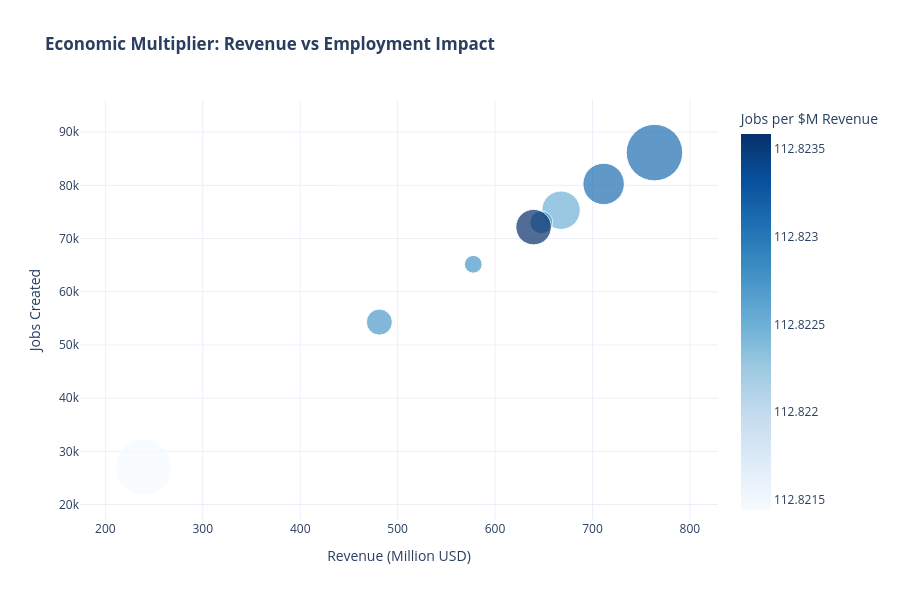

Here is the notebook cell this chart was saved with:
### Markdown cell above
## 5. Economic Multiplier Analysis

### Code cell
# Calculate economic efficiency metrics
efficiency_data = cities.copy()
efficiency_data['Jobs_per_Million_Revenue'] = efficiency_data['Estimated_Jobs'] / efficiency_data['Estimated_Revenue_Millions']

# Scatter plot: Revenue vs Jobs
fig = px.scatter(
    efficiency_data.nlargest(15, 'Estimated_Revenue_Millions'),
    x='Estimated_Revenue_Millions',
    y='Estimated_Jobs',
    size='Urban_Population_Millions',
    color='Jobs_per_Million_Revenue',
    hover_name='City',
    hover_data={
        'Estimated_Revenue_Millions': ':.0f',
        'Estimated_Jobs': ':.0f',
        'Urban_Population_Millions': ':.1f',
        'Jobs_per_Million_Revenue': ':.0f'
    },
    title='<b>Economic Multiplier: Revenue vs Employment Impact</b>',
    labels={
        'Estimated_Revenue_Millions': 'Revenue (Million USD)',
        'Estimated_Jobs': 'Jobs Created',
        'Urban_Population_Millions': 'Population',
        'Jobs_per_Million_Revenue': 'Jobs per $M Revenue'
    },
    color_continuous_scale='Blues',
    size_max=40
)

fig.update_traces(
    marker=dict(
        line=dict(width=1, color='white')
    )
)

fig.update_layout(
    height=600,
    template='plotly_white',
    hovermode='closest'
)

fig.show()
fig.write_html('../data/processed/05_economic_multiplier.html')
print("✅ Economic multiplier analysis saved!")

### Figure 1 — Plotly figure (JSON) as saved in the notebook; plotly's stock layout.template omitted (floating-point values rounded to 4 significant figures)
{"data": [{"customdata": [[13.2, 112.8], [7.1, 112.8], [6.1, 112.8], [2.15, 112.8], [5.2, 112.8], [1.3, 112.8], [2.8, 112.8], [13.2, 112.8]], "hovertemplate": "<b>%{hovertext}</b><br><br>Revenue (Million USD)=%{x:.0f}<br>Jobs Created=%{y:.0f}<br>Population=%{customdata[0]:.1f}<br>Jobs per $M Revenue=%{marker.color:.0f}<extra></extra>", "hovertext": ["Los Angeles", "Houston", "Atlanta", "Kansas City", "Monterrey", "New Orleans", "Las Vegas", "Los Angeles"], "legendgroup": "", "marker": {"color": [112.8, 112.8, 112.8, 112.8, 112.8, 112.8, 112.8, 112.8], "coloraxis": "coloraxis", "line": {"color": "white", "width": 1}, "size": [13.2, 7.1, 6.1, 2.15, 5.2, 1.3, 2.8, 13.2], "sizemode": "area", "sizeref": 0.00825, "symbol": "circle"}, "mode": "markers", "name": "", "orientation": "v", "showlegend": false, "type": "scatter", "x": [763.6, 711.5, 667.7, 647.5, 639.5, 577.6, 481.3, 239.2], "xaxis": "x", "y": [86157, 80269, 75332, 73053, 72154, 65170, 54297, 26985], "yaxis": "y"}], "layout": {"coloraxis": {"colorbar": {"title": {"text": "Jobs per $M Revenue"}}, "colorscale": [[0, "rgb(247,251,255)"], [0.125, "rgb(222,235,247)"], [0.25, "rgb(198,219,239)"], [0.375, "rgb(158,202,225)"], [0.5, "rgb(107,174,214)"], [0.625, "rgb(66,146,198)"], [0.75, "rgb(33,113,181)"], [0.875, "rgb(8,81,156)"], [1, "rgb(8,48,107)"]]}, "height": 600, "hovermode": "closest", "legend": {"itemsizing": "constant", "tracegroupgap": 0}, "title": {"text": "<b>Economic Multiplier: Revenue vs Employment Impact</b>"}, "xaxis": {"anchor": "y", "domain": [0, 1], "title": {"text": "Revenue (Million USD)"}}, "yaxis": {"anchor": "x", "domain": [0, 1], "title": {"text": "Jobs Created"}}}}
